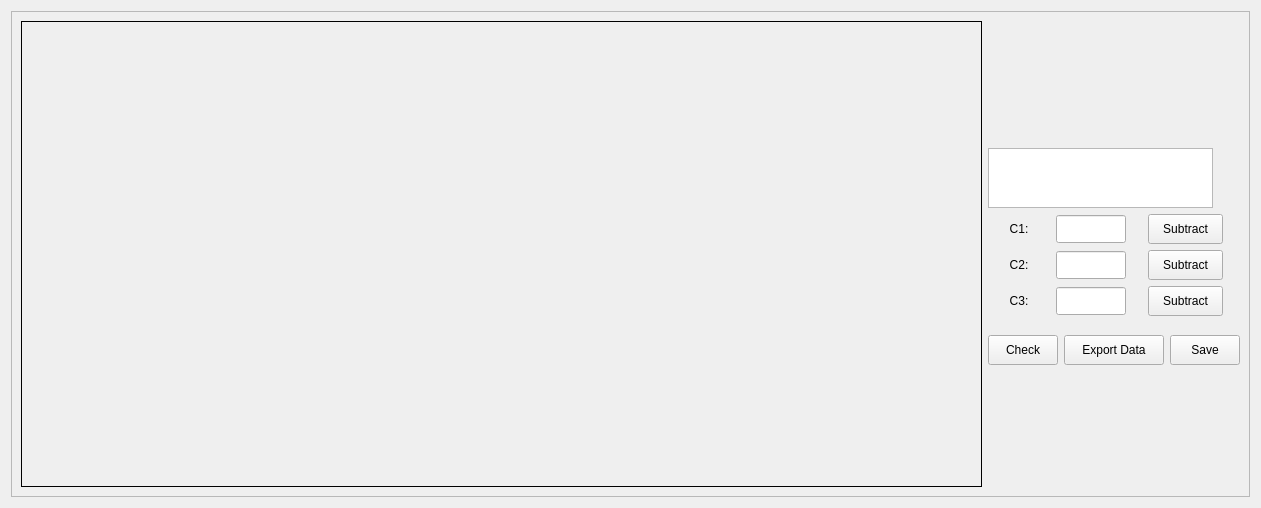
<?xml version="1.0" encoding="UTF-8"?>
<ui version="4.0">
 <class>Golgi_details</class>
 <widget class="QWidget" name="Golgi_details">
  <property name="geometry">
   <rect>
    <x>0</x>
    <y>0</y>
    <width>1261</width>
    <height>508</height>
   </rect>
  </property>
  <property name="windowTitle">
   <string>Golgi Details</string>
  </property>
  <property name="styleSheet">
   <string notr="true"/>
  </property>
  <layout class="QGridLayout" name="gridLayout_2">
   <item row="0" column="0">
    <widget class="QFrame" name="frame">
     <property name="enabled">
      <bool>true</bool>
     </property>
     <property name="frameShape">
      <enum>QFrame::StyledPanel</enum>
     </property>
     <property name="frameShadow">
      <enum>QFrame::Raised</enum>
     </property>
     <layout class="QGridLayout" name="gridLayout">
      <item row="0" column="0" rowspan="3">
       <widget class="QWidget" name="golgi_content_widget" native="true">
        <property name="styleSheet">
         <string notr="true">border: 1px solid b</string>
        </property>
       </widget>
      </item>
      <item row="0" column="1">
       <spacer name="verticalSpacer_2">
        <property name="orientation">
         <enum>Qt::Vertical</enum>
        </property>
        <property name="sizeHint" stdset="0">
         <size>
          <width>20</width>
          <height>186</height>
         </size>
        </property>
       </spacer>
      </item>
      <item row="1" column="1">
       <layout class="QVBoxLayout" name="verticalLayout">
        <item>
         <widget class="QTextBrowser" name="browser_error">
          <property name="minimumSize">
           <size>
            <width>225</width>
            <height>60</height>
           </size>
          </property>
          <property name="maximumSize">
           <size>
            <width>225</width>
            <height>60</height>
           </size>
          </property>
         </widget>
        </item>
        <item>
         <layout class="QHBoxLayout" name="c1_sub_horizontalLayout">
          <item>
           <widget class="QLabel" name="label_c1">
            <property name="minimumSize">
             <size>
              <width>30</width>
              <height>0</height>
             </size>
            </property>
            <property name="maximumSize">
             <size>
              <width>30</width>
              <height>16777215</height>
             </size>
            </property>
            <property name="text">
             <string>C1:</string>
            </property>
            <property name="alignment">
             <set>Qt::AlignCenter</set>
            </property>
           </widget>
          </item>
          <item>
           <widget class="QLineEdit" name="sub_value_c1">
            <property name="minimumSize">
             <size>
              <width>70</width>
              <height>28</height>
             </size>
            </property>
            <property name="maximumSize">
             <size>
              <width>70</width>
              <height>28</height>
             </size>
            </property>
           </widget>
          </item>
          <item>
           <widget class="QPushButton" name="btn_sub_c1">
            <property name="minimumSize">
             <size>
              <width>75</width>
              <height>30</height>
             </size>
            </property>
            <property name="maximumSize">
             <size>
              <width>75</width>
              <height>30</height>
             </size>
            </property>
            <property name="text">
             <string>Subtract</string>
            </property>
           </widget>
          </item>
         </layout>
        </item>
        <item>
         <layout class="QHBoxLayout" name="c2_sub_horizontalLayout_2">
          <item>
           <widget class="QLabel" name="label_c2">
            <property name="minimumSize">
             <size>
              <width>30</width>
              <height>0</height>
             </size>
            </property>
            <property name="maximumSize">
             <size>
              <width>30</width>
              <height>16777215</height>
             </size>
            </property>
            <property name="text">
             <string>C2:</string>
            </property>
            <property name="alignment">
             <set>Qt::AlignCenter</set>
            </property>
           </widget>
          </item>
          <item>
           <widget class="QLineEdit" name="sub_value_c2">
            <property name="minimumSize">
             <size>
              <width>70</width>
              <height>28</height>
             </size>
            </property>
            <property name="maximumSize">
             <size>
              <width>70</width>
              <height>28</height>
             </size>
            </property>
           </widget>
          </item>
          <item>
           <widget class="QPushButton" name="btn_sub_c2">
            <property name="minimumSize">
             <size>
              <width>75</width>
              <height>30</height>
             </size>
            </property>
            <property name="maximumSize">
             <size>
              <width>75</width>
              <height>30</height>
             </size>
            </property>
            <property name="text">
             <string>Subtract</string>
            </property>
           </widget>
          </item>
         </layout>
        </item>
        <item>
         <layout class="QHBoxLayout" name="c3_sub_horizontalLayout_3">
          <item>
           <widget class="QLabel" name="label_c3">
            <property name="minimumSize">
             <size>
              <width>30</width>
              <height>0</height>
             </size>
            </property>
            <property name="maximumSize">
             <size>
              <width>30</width>
              <height>16777215</height>
             </size>
            </property>
            <property name="text">
             <string>C3:</string>
            </property>
            <property name="alignment">
             <set>Qt::AlignCenter</set>
            </property>
           </widget>
          </item>
          <item>
           <widget class="QLineEdit" name="sub_value_c3">
            <property name="minimumSize">
             <size>
              <width>70</width>
              <height>28</height>
             </size>
            </property>
            <property name="maximumSize">
             <size>
              <width>70</width>
              <height>28</height>
             </size>
            </property>
           </widget>
          </item>
          <item>
           <widget class="QPushButton" name="btn_sub_c3">
            <property name="minimumSize">
             <size>
              <width>75</width>
              <height>30</height>
             </size>
            </property>
            <property name="maximumSize">
             <size>
              <width>75</width>
              <height>30</height>
             </size>
            </property>
            <property name="text">
             <string>Subtract</string>
            </property>
           </widget>
          </item>
         </layout>
        </item>
        <item>
         <spacer name="verticalSpacer_4">
          <property name="orientation">
           <enum>Qt::Vertical</enum>
          </property>
          <property name="sizeType">
           <enum>QSizePolicy::Fixed</enum>
          </property>
          <property name="sizeHint" stdset="0">
           <size>
            <width>20</width>
            <height>13</height>
           </size>
          </property>
         </spacer>
        </item>
        <item>
         <layout class="QHBoxLayout" name="check_save_horizontalLayout">
          <item>
           <widget class="QPushButton" name="btn_check">
            <property name="minimumSize">
             <size>
              <width>70</width>
              <height>30</height>
             </size>
            </property>
            <property name="maximumSize">
             <size>
              <width>70</width>
              <height>30</height>
             </size>
            </property>
            <property name="text">
             <string>Check</string>
            </property>
           </widget>
          </item>
          <item>
           <widget class="QPushButton" name="btn_export">
            <property name="minimumSize">
             <size>
              <width>100</width>
              <height>30</height>
             </size>
            </property>
            <property name="maximumSize">
             <size>
              <width>100</width>
              <height>30</height>
             </size>
            </property>
            <property name="text">
             <string>Export Data</string>
            </property>
           </widget>
          </item>
          <item>
           <widget class="QPushButton" name="btn_save">
            <property name="minimumSize">
             <size>
              <width>70</width>
              <height>30</height>
             </size>
            </property>
            <property name="maximumSize">
             <size>
              <width>70</width>
              <height>30</height>
             </size>
            </property>
            <property name="text">
             <string>Save</string>
            </property>
           </widget>
          </item>
         </layout>
        </item>
       </layout>
      </item>
      <item row="2" column="1">
       <spacer name="verticalSpacer_3">
        <property name="orientation">
         <enum>Qt::Vertical</enum>
        </property>
        <property name="sizeHint" stdset="0">
         <size>
          <width>20</width>
          <height>186</height>
         </size>
        </property>
       </spacer>
      </item>
     </layout>
    </widget>
   </item>
  </layout>
 </widget>
 <resources/>
 <connections/>
</ui>
